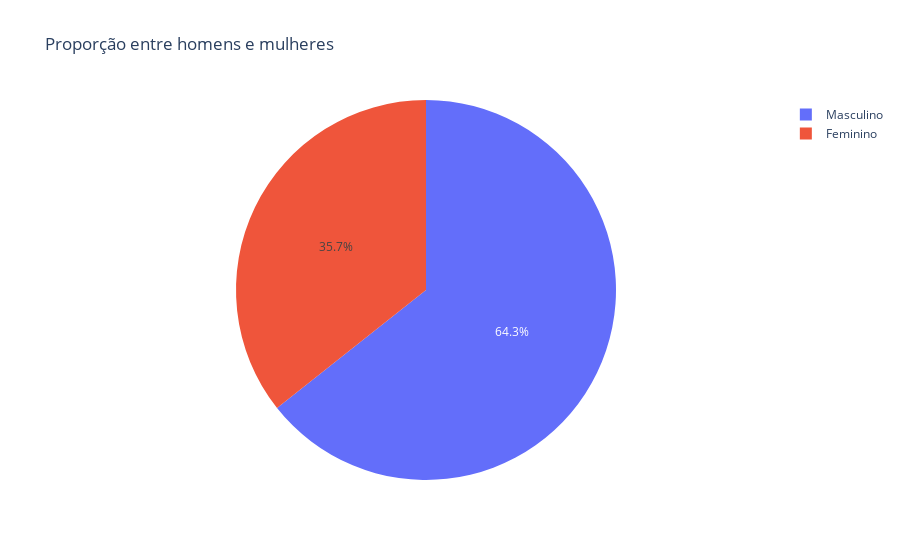

Here is the notebook cell this chart was saved with:
### Code cell
# Criação da Figura 1
fig1 = px.pie(values = df['sex'].value_counts(),
              names = ['Masculino', 'Feminino'],
              title = 'Proporção entre homens e mulheres'
             )

fig1.show()

### Figure 1 — Plotly figure (JSON) as saved in the notebook; plotly's stock layout.template omitted (floating-point values rounded to 4 significant figures)
{"data": [{"domain": {"x": [0, 1], "y": [0, 1]}, "hovertemplate": "label=%{label}<br>value=%{value}<extra></extra>", "labels": ["Masculino", "Feminino"], "legendgroup": "", "name": "", "showlegend": true, "type": "pie", "values": [157, 87]}], "layout": {"autosize": true, "legend": {"tracegroupgap": 0}, "title": {"text": "Proporção entre homens e mulheres"}}}
